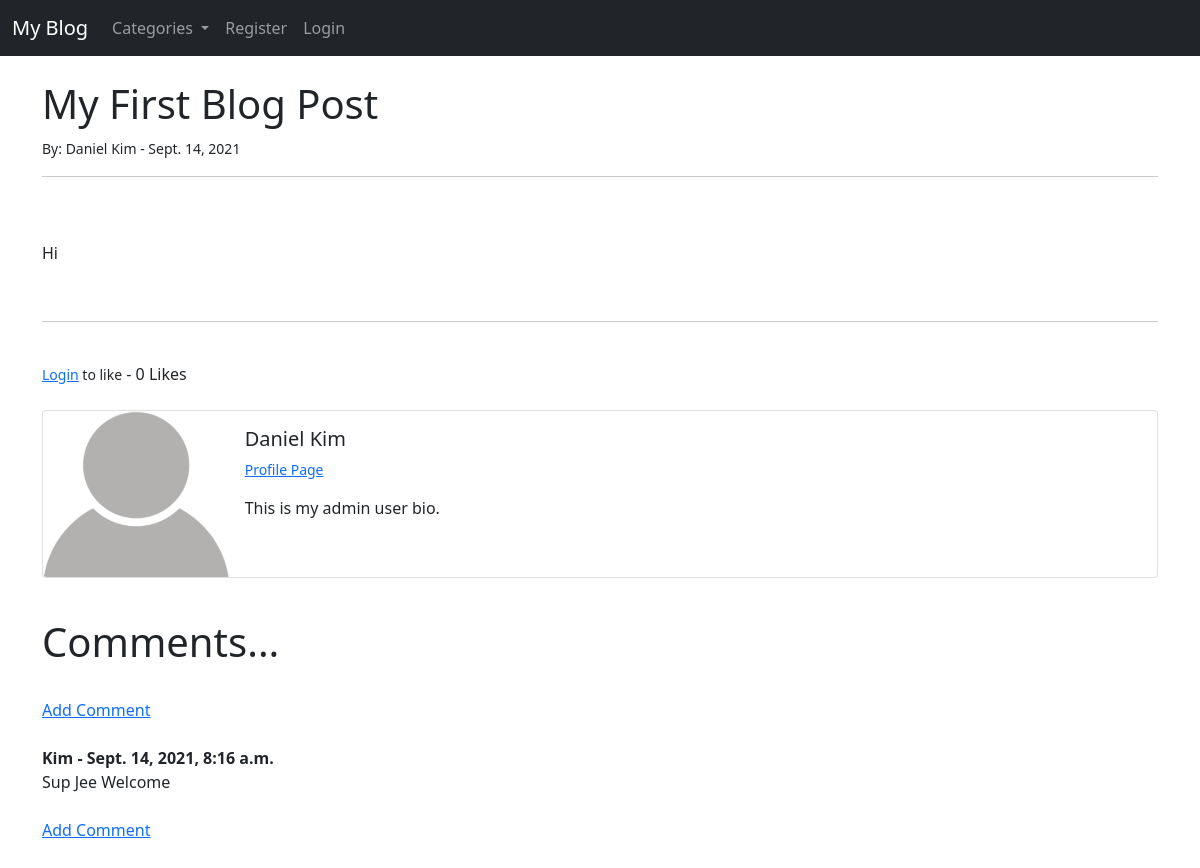
/article/14, run on the app's committed database.
### blog/models.py (models this page shows, shortened)
class Post(models.Model):
    title = models.CharField(max_length=255)
    header_image = models.ImageField(null=True, blank=True, upload_to="images/")
    title_tag = models.CharField(max_length=255)
    author = models.ForeignKey(User, on_delete=models.CASCADE)
    body = RichTextField(blank=True, null=True)
    post_date = models.DateField(auto_now_add=True)
    category = models.CharField(max_length=255, default='coding')
    snippet = models.CharField(max_length=255)
    likes = models.ManyToManyField(User, related_name='blog_posts')
    def total_likes(self):
        return self.likes.count()

class Profile(models.Model):
    user = models.OneToOneField(User, null=True, on_delete=models.CASCADE)
    bio = models.TextField()
    profile_pic = models.ImageField(null=True, blank=True, upload_to="images/profile/")
    website_url = models.CharField(max_length=255, null=True, blank=True)
    facebook_url = models.CharField(max_length=255, null=True, blank=True)
    twitter_url = models.CharField(max_length=255, null=True, blank=True)
    instagram_url = models.CharField(max_length=255, null=True, blank=True)
    pinterest_url = models.CharField(max_length=255, null=True, blank=True)

class Comment(models.Model):
    post = models.ForeignKey(Post, related_name="comments", on_delete=models.CASCADE)
    name = models.CharField(max_length=255)
    body = models.TextField()
    date_added = models.DateTimeField(auto_now_add=True)

### blog/views.py (the view)
# urls.py: path('article/<int:pk>', ArticleDetailView.as_view(), name="article-detail"),
class ArticleDetailView(DetailView):
    model = Post
    template_name = 'article_details.html'
    def get_context_data(self, *args, **kwargs):
        cat_menu = Category.objects.all()
        context = super(ArticleDetailView, self).get_context_data(*args, **kwargs)
        stuff = get_object_or_404(Post, id=self.kwargs['pk'])
        total_likes = stuff.total_likes()
        liked = False
        if stuff.likes.filter(id=self.request.user.id).exists():
            liked = True
        context["cat_menu"] = cat_menu
        context["total_likes"] = total_likes
        context["liked"] = liked
        return context

### blog/models.py (called while the page is built)
    def __str__(self):
        return self.name

### blog/templates/article_details.html (shortened to what this page needs)
{% extends 'base.html' %}
{% load static %}
{% block content %}
<h1>{{ post.title }}</h1>
<small>By:
    {{ post.author.first_name }}
    {{ post.author.last_name }} -
    {{ post.post_date }}
</small><br/>
<hr>
<br/>
<br/>
{{ post.body|safe }}
<br/>
    <hr>
    <br/>
    <form action="{% url 'like_post' post.pk %}"
          method = "POST">
    {% if user.is_authenticated %}
        {% if liked %}
            <button type="submit",
            name="post_id",
            value="{{ post.id }}",
            class="btn btn-danger btn-sm">Unlike</button>
        {% else %}
            <button type="submit",
            name="post_id",
            value="{{ post.id }}",
            class="btn btn-primary btn-sm">Like</button>
        {% endif %}
    {% else %}
        <small><a href="{% url 'login' %}">Login</a> to like</small>
    {% endif %}
        - {{ total_likes }} Likes
    </form>
    <br/>
    <div class="card mb-3">
  <div class="row g-0">
    <div class="col-md-2">
    {% if post.author.profile.profile_pic %}
        <img src="{{ post.author.profile.profile_pic.url }}" class="img-fluid rounded-start">
    {% else %}
        <img src="{% static 'blog/images/default_profile_pic.png' %}" class="img-fluid rounded-start">
    {% endif %}
    </div>
    <div class="col-md-10">
      <div class="card-body">
        <h5 class="card-title">
            {{ post.author.first_name }}
            {{ post.author.last_name }}
        </h5>
          <p class="small text-muted">
            <a href="{% url 'show_profile_page' post.author.profile.id %}">Profile Page</a>
          </p>
        <p class="card-text">
            {{ post.author.profile.bio }}
        </p>
      </div>
    </div>
  </div>
</div>
    <br/>
<h1>Comments...</h1>
<br/>
{% if not post.comments.all %}
    No Comments Yet... <a href="{% url 'add_comment' post.pk %}">Add One</a>
{% else %}
    <a href="{% url 'add_comment' post.pk %}">Add Comment</a>
    <br/><br/>
    {% for comment in post.comments.all %}
        <strong>{{ comment.name }} - {{ comment.date_added }}</strong>
        <br/>
        {{ comment.body }}
        <br/><br/>
    {% endfor %}
    <a href="{% url 'add_comment' post.pk %}">Add Comment</a>
{% endif %}
<br/>
<br/><br/>
{% endblock %}

### blog/templates/base.html (shortened to what this page needs)
<!doctype html>
<html lang="en">
  <head>
    <link href="https://cdn.jsdelivr.net/npm/bootstrap@5.1.0/dist/css/bootstrap.min.css" rel="stylesheet">
  </head>
  <body>
    <nav class="navbar navbar-expand-lg navbar-dark bg-dark">
  <div class="container-fluid">
    <a class="navbar-brand" href="{% url 'home' %}">My Blog</a>
    <div class="collapse navbar-collapse" id="navbarSupportedContent">
      <ul class="navbar-nav me-auto mb-2 mb-lg-0">
          {% if cat_menu %}
          <li class="nav-item dropdown">
              <a class="nav-link dropdown-toggle" href="#" id="navbarDropdown" role="button" data-bs-toggle="dropdown" aria-expanded="false">
                Categories
              </a>
          </li>
          {% else %}
              <li class="nav-item">
                  <a class="nav-link" href="{% url 'category-list' %}">Categories</a>
              </li>
          {% endif %}
          {% if user.is_authenticated %}
              <li class="nav-item">
                  <a class="nav-link" href="{% url 'add_post' %}">Add Post</a>
              </li>
              <li class="nav-item">
                  <a class="nav-link" href="{% url 'add_category' %}">Add Category</a>
              </li>
          {% else %}
              <li class="nav-item">
                  <a class="nav-link" href="{% url 'register' %}">Register</a>
              </li>
              <li class="nav-item">
                  <a class="nav-link" href="{% url 'login' %}">Login</a>
              </li>
          {% endif %}
      </ul>
    </div>
  </div>
</nav>
    <br/>
    <div class="container">
    {% block content %}
    {% endblock %}
    </div>
  </body>
</html>

### data on the page
Post: title "My First Blog Post", author.first_name "Daniel", author.last_name "Kim", post_date "Sept. 14, 2021", body "Hi", author.profile.bio "This is my admin user bio."
Comment: name "Kim", date_added "Sept. 14, 2021, 8:16 a.m.", body "Sup Jee Welcome"

### other printed values
{{ total_likes }} "0"
